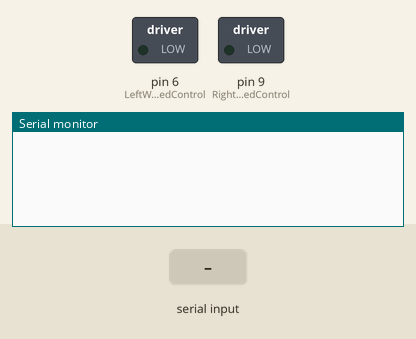
The sketch below on a simulated Arduino Uno, built with avr-gcc and run on an emulated ATmega328P. Parts: switched loads named in the sketch (green lamp = pin HIGH), the last lines printed to the serial monitor. The test bench sets the inputs (shaded band).

Above: at 1.2 s.
1.3 s: "F" received over Serial
At 2.0 s:
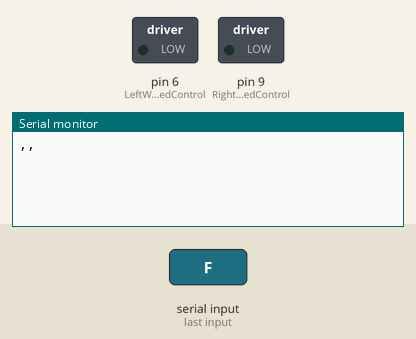
2.8 s: "90,45\n" received over Serial
At 3.3 s:
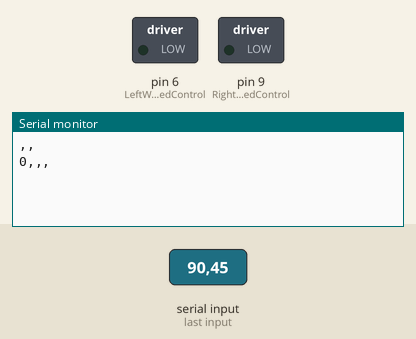
4.3 s: "30,150\n" received over Serial
At 5.8 s:
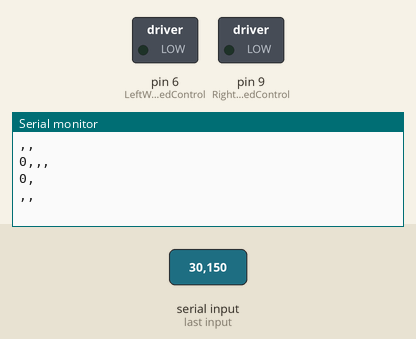

Measured:
- after the input at 1.3 s, the serial monitor: prints a new line at once (image 1)
- after the input at 2.8 s, the serial monitor: prints a new line at once (image 2)
- after the input at 4.3 s, the serial monitor: prints a new line at once (image 3)

The sketch:

Reviever_opCodeV2.ino
```cpp
// Version 2.0
// Data is sent in a "<F,##,##,###,###> " format
// And then broken down into substrings and converted to integers
// LOW = Forward / HIGH = Backward

String DATA;
String opCode;
String speedRight;
String speedLeft;

int LWSCN;
int RWSCN;

const int LeftWheelPowerControl = 8;  //LWPC
const int RightWheelPowerControl = 7; //LWSC
const int LeftWheelSpeedControl = 6;  //RWPC
const int RightWheelSpeedControl = 9; //RWSC

void setup()
{

  //PanServo.attach(9);
  //TiltServo.attach(10);

  Serial.begin(9600);
  Serial.setTimeout(20);

  pinMode(LeftWheelPowerControl, OUTPUT);   //Left wheel
  pinMode(LeftWheelSpeedControl, OUTPUT);   //Left wheel
  pinMode(RightWheelPowerControl, OUTPUT);  //Right wheel
  pinMode(RightWheelSpeedControl, OUTPUT);  //Right wheel

}

void loop()
{
  if (Serial.available() > 0)
  {

  ParseData();

  Movement();

  Serial.println(opCode + "," + speedLeft + "," + speedRight);

  }
}

void ParseData()
{
  DATA = (Serial.readString());
  opCode = DATA.substring(1,2);
  speedRight = DATA.substring(2,3);
  speedLeft = DATA.substring(6,8);
  RWSCN = speedRight.toInt();
  LWSCN = speedLeft.toInt();
  RWSCN = map(RWSCN, 10, 99, 0, 60);
  LWSCN = map(LWSCN, 10, 99, 0, 60);
}


void Movement ()
{
  if (opCode == "F")
  {
    digitalWrite(LeftWheelPowerControl, LOW);
    digitalWrite(RightWheelPowerControl, LOW);
    analogWrite(LeftWheelSpeedControl, LWSCN);
    analogWrite(RightWheelSpeedControl, RWSCN);
  }
  else if (opCode == "B")
  {
    digitalWrite(LeftWheelPowerControl, HIGH);
    digitalWrite(RightWheelPowerControl, HIGH);
    analogWrite(LeftWheelSpeedControl, LWSCN);
    analogWrite(RightWheelSpeedControl, RWSCN);
  }
  else if (opCode == "L")
  {
    digitalWrite(LeftWheelPowerControl, LOW);
    digitalWrite(RightWheelPowerControl, HIGH);
    analogWrite(LeftWheelSpeedControl, LWSCN);
    analogWrite(RightWheelSpeedControl, RWSCN);
  }
  else if (opCode == "R")
  {
    digitalWrite(LeftWheelPowerControl, HIGH);
    digitalWrite(RightWheelPowerControl, LOW);
    analogWrite(LeftWheelSpeedControl, LWSCN);
    analogWrite(RightWheelSpeedControl, RWSCN);
  }
  else if (opCode == "N")
  {
    digitalWrite(LeftWheelPowerControl, LOW);
    digitalWrite(RightWheelPowerControl, LOW);
    digitalWrite(LeftWheelSpeedControl, LOW);
    digitalWrite(RightWheelSpeedControl, LOW);
  }
}
```
